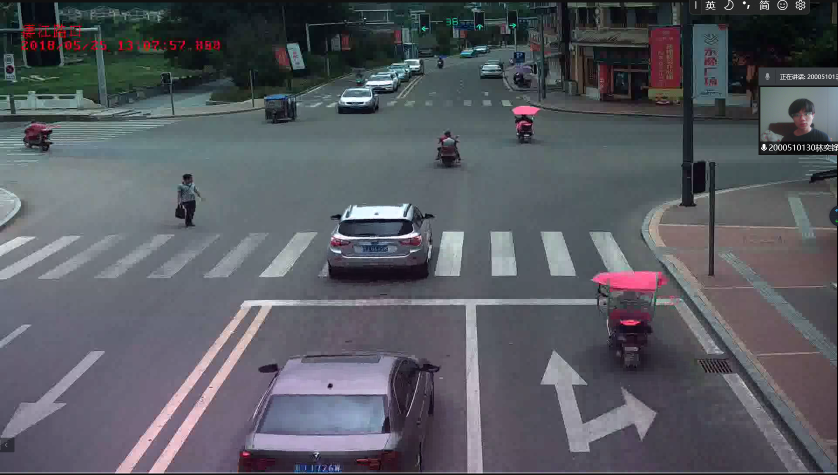
#> input picture leon_utils/a.png, 1675 x 949 px (shown at 1/2 size)
$ python -i wh_improve.py   (imports and definitions only)
#> lines starting #> are read from the running program, lines starting #| are printed output that depends on the picture
import cv2
import numpy as np


def zmMinFilterGray(src, r=7):
    '''最小值滤波，r是滤波器半径'''
#> called with r = 7
    return cv2.erode(src, np.ones((2 * r + 1, 2 * r + 1)))


def guidedfilter(I, p, r, eps):
#> called with r = 81, eps = 0.001
    height, width = I.shape
#> height = 949; width = 1675
    m_I = cv2.boxFilter(I, -1, (r, r))
    m_p = cv2.boxFilter(p, -1, (r, r))
    m_Ip = cv2.boxFilter(I * p, -1, (r, r))
    cov_Ip = m_Ip - m_I * m_p

    m_II = cv2.boxFilter(I * I, -1, (r, r))
    var_I = m_II - m_I * m_I

    a = cov_Ip / (var_I + eps)
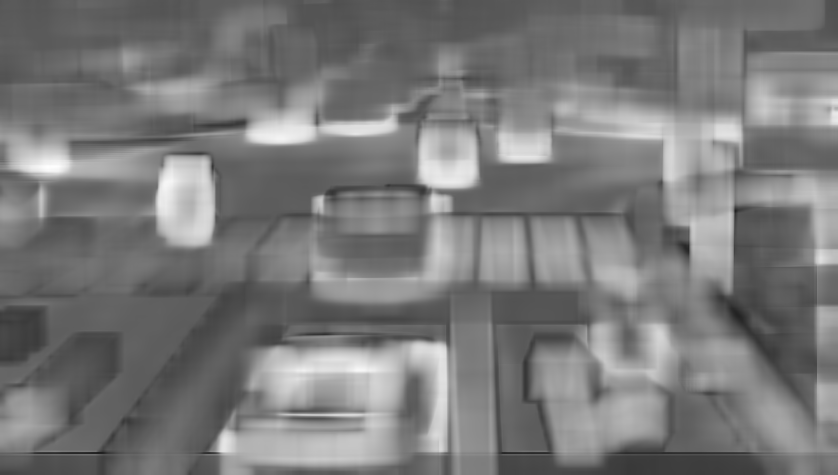
#> a: shape (949, 1675) float64 (shown at 1/2 size); min -0.708, max 1.27, mean 0.238; drawn with min black and max white
    b = m_p - a * m_I

    m_a = cv2.boxFilter(a, -1, (r, r))
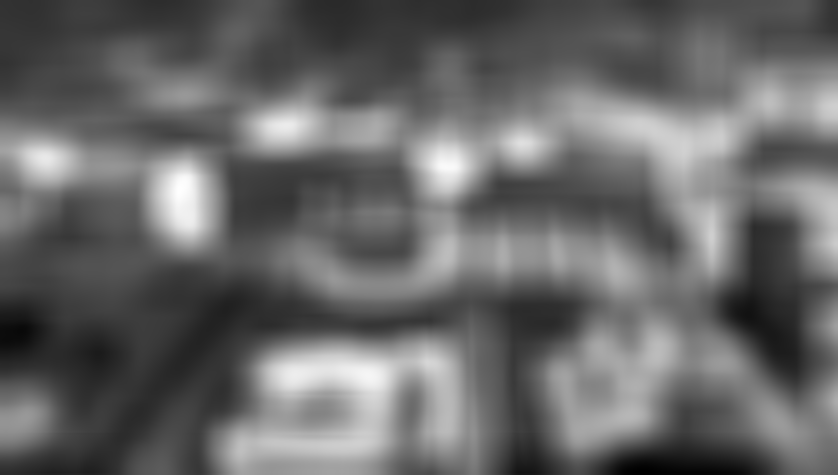
#> m_a: shape (949, 1675) float64 (shown at 1/2 size); min -0.245, max 0.937, mean 0.238; drawn with min black and max white
    m_b = cv2.boxFilter(b, -1, (r, r))
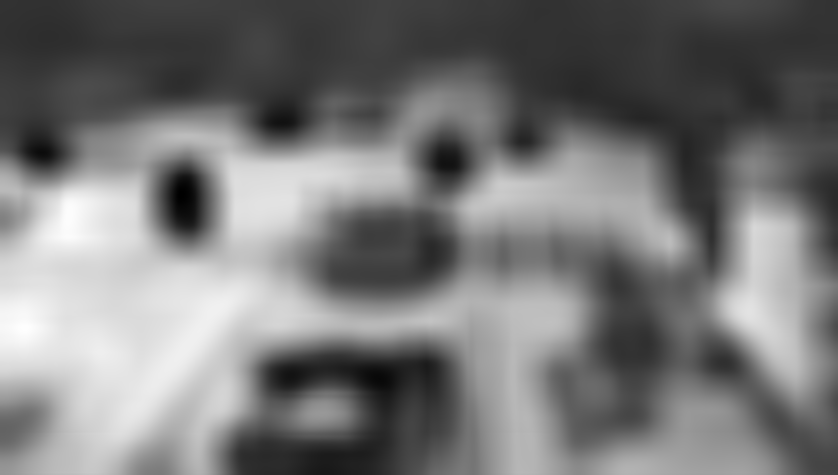
#> m_b: shape (949, 1675) float64 (shown at 1/2 size); min -0.0922, max 0.45, mean 0.162; drawn with min black and max white
    return m_a * I + m_b
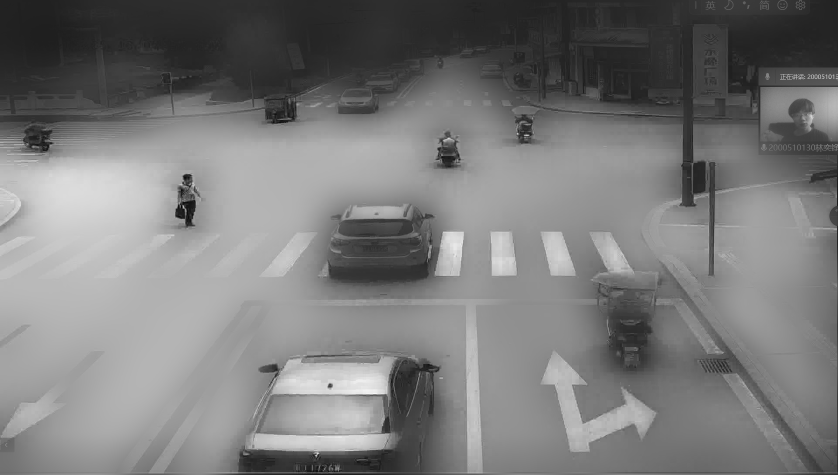
#> returned value: shape (949, 1675) float64 (shown at 1/2 size); min -0.0769, max 0.592, mean 0.245; drawn with min black and max white


def Defog(m, r, eps, w, maxV1):                 # 输入rgb图像，值范围[0,1]
    '''计算大气遮罩图像V1和光照值A, V1 = 1-t/A'''
    V1 = np.min(m, 2)                           # 得到暗通道图像
    Dark_Channel = zmMinFilterGray(V1, 7)
    cv2.imshow('20190708_Dark',Dark_Channel)    # 查看暗通道
    cv2.waitKey(0)
    cv2.destroyAllWindows()

    V1 = guidedfilter(V1, Dark_Channel, r, eps)  # 使用引导滤波优化
    bins = 2000
    ht = np.histogram(V1, bins)                  # 计算大气光照A
    d = np.cumsum(ht[0]) / float(V1.size)
#> d = 2000 values from 6.29e-07 to 1
    for lmax in range(bins - 1, 0, -1):
        if d[lmax] <= 0.999:
            break
    A = np.mean(m, 2)[V1 >= ht[1][lmax]].max()
#> A = 0.963
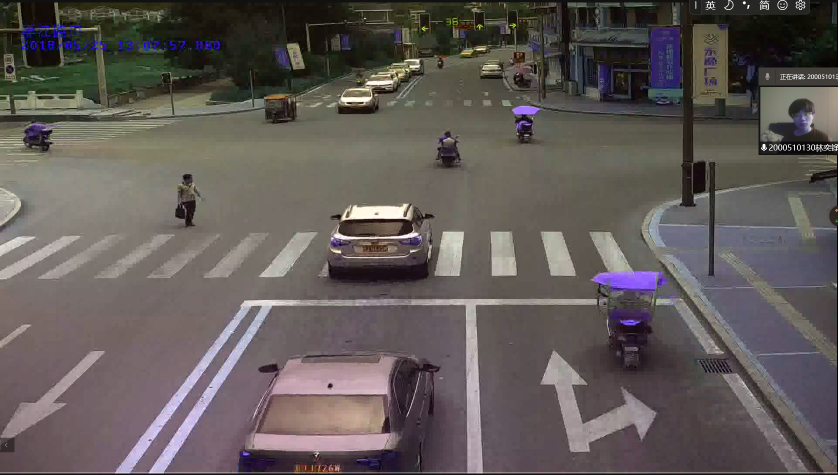
#> m: shape (949, 1675, 3) float64 (shown at 1/2 size); mean of channels 0, 1, 2 0.347, 0.355, 0.382; drawn as B, G, R
    V1 = np.minimum(V1 * w, maxV1)               # 对值范围进行限制
    return V1, A


def deHaze(m, r=81, eps=0.001, w=0.95, maxV1=0.80, bGamma=False):
    Y = np.zeros(m.shape)
    Mask_img, A = Defog(m, r, eps, w, maxV1)             # 得到遮罩图像和大气光照
#> A = 0.963

    for k in range(3):
        Y[:,:,k] = (m[:,:,k] - Mask_img)/(1-Mask_img/A)  # 颜色校正
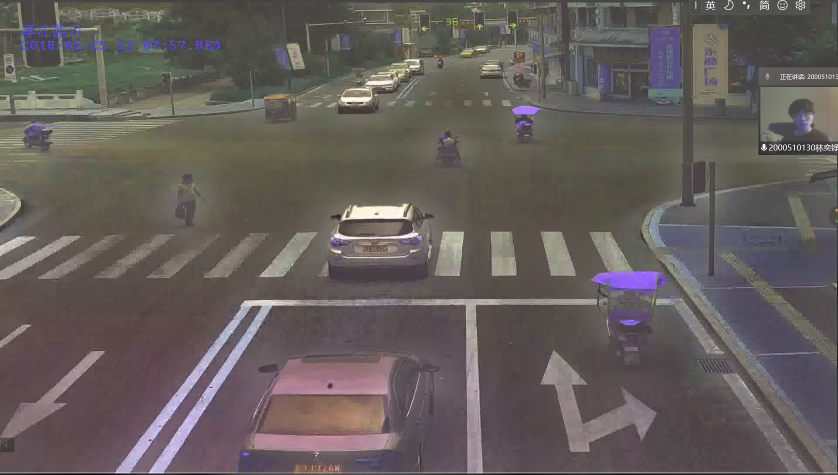
#> Y: shape (949, 1675, 3) float64 (shown at 1/2 size); mean of channels 0, 1, 2 0.155, 0.166, 0.205; drawn with min black and max white
    Y = np.clip(Y, 0, 1)
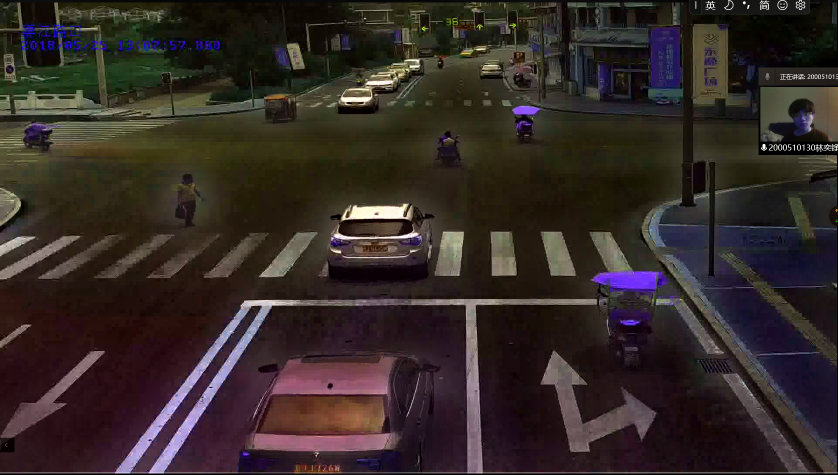
#> Y: shape (949, 1675, 3) float64 (shown at 1/2 size); mean of channels 0, 1, 2 0.155, 0.167, 0.205; drawn as B, G, R
    if bGamma:
        Y = Y ** (np.log(0.5) / np.log(Y.mean()))       # gamma校正,默认不进行该操作
    return Y

def clahe_demo(image):
    image = np.array(image)
    gray = cv2.cvtColor(image, cv2.COLOR_RGB2GRAY)
    clahe = cv2.createCLAHE(5, (8,8))
    dst = clahe.apply(gray)
    return dst


def get_wh_improve(pic):
    pic = deHaze(pic / 255.0) * 255
    pic = clahe_demo((pic))
    cv2.imwrite('a.jpg',pic)
    a = input(9)
    pic = np.expand_dims(pic, axis=2)
    pic = np.concatenate((pic, pic, pic), axis=2)
    print(pic.shape)
    return pic

>>> import cv2
>>> picture = cv2.cvtColor(cv2.imread('a.png'), cv2.COLOR_BGR2RGB)
#> (the run stopped early here; a loop or call above may not have finished)
